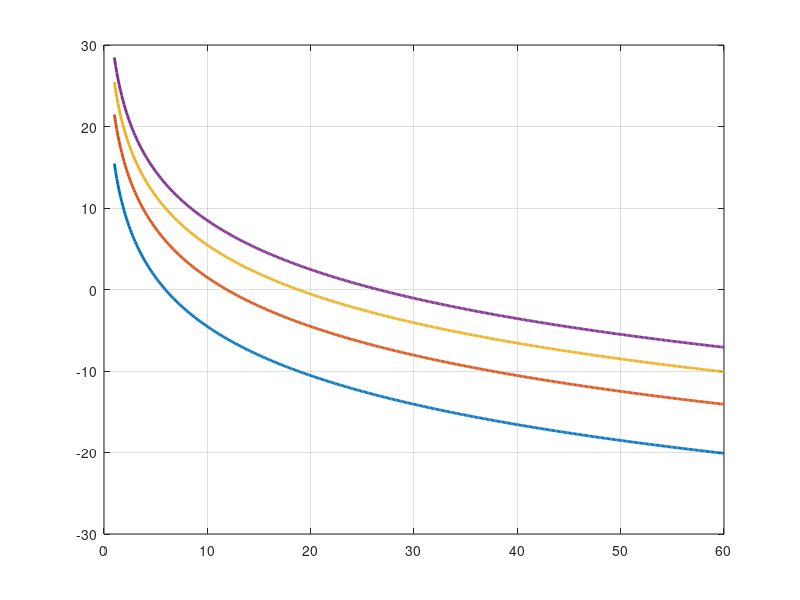

Write MATLAB code to recreate this figure. (Note: this script raises an error after producing the figure.)
%% 星链双站无源雷达（Starlink-PBR）链路预算与回波信噪比仿真
% 基于 Starlink Ku 频段下行参数与地面双站接收配置
clear; clc; close all;

%% 1. 核心物理与系统仿真参数配置（与仿真参数表严格一致）
c = 3e8;                        % 光速 (m/s)
k_B = 1.380649e-23;             % 玻尔兹曼常数 (J/K)
T0 = 290;                       % 标准系统噪声温度 (K)

% 星载发射端参数 (Starlink V1.5 / V2 Mini Ku-band)
fc = 11.325e9;                  % 载波中心频率: 11.325 GHz
lambda = c / fc;                % 波长 (m)
B = 240e6;                      % 单信道有效带宽: 240 MHz
EIRP_dBW = 38;                  % 单波束等效全向辐射功率: 38 dBW
EIRP = 10^(EIRP_dBW / 10);      % 线性值 (W)

% 双站空间几何与目标参数
R_T = 500e3;                    % 卫星至目标斜距: 700 km (对应约50°仰角)
R_R = linspace(1e3, 60e3, 500); % 目标至地面接收机斜距: 1 km ~ 60 km
sigma_b_list = [0.05, 1, 5];    % 目标双站 RCS (m^2): 0.05(无人机), 1(小型机), 5(民航机)

% 地面接收端参数
G_rx_dBi = 33;                  % 监控通道天线增益: 33 dBi
G_rx = 10^(G_rx_dBi / 10);      % 线性值
Fn_dB = 2.0;                    % 接收机噪声系数: 2.0 dB
Fn = 10^(Fn_dB / 10);           % 线性值
L_sys_dB = 3.0;                 % 综合损耗 (大气雨衰 1.5 dB + 失配/波束扫描损耗 1.5 dB)
L_sys = 10^(L_sys_dB / 10);     % 线性值

% 相干积累时间与检测门限
T_int_list = [5e-3, 20e-3, 50e-3, 100e-3]; % 相干积累时间: 5, 20, 50, 100 ms
SNR_thresh_dB = 13.0;           % 典型 CFAR 恒虚警检测门限 (Pd=0.9, Pfa=1e-6)

%% 2. 图1：固定目标 RCS (sigma_b = 5 m^2)，不同相干积累时间下的 SNR-斜距曲线
sigma_ref = 5.0; % 基准目标 RCS = 5 m^2
figure('Color', 'w', 'Position', [100, 100, 720, 480]);
hold on; grid on; box on;

colors = lines(length(T_int_list));
for idx = 1:length(T_int_list)
    T_int = T_int_list(idx);
    
    % 双站雷达相干积累后回波信噪比公式:
    % SNR = (EIRP * G_rx * lambda^2 * sigma_b * T_int) / ((4*pi)^3 * R_T^2 * R_R.^2 * k_B * T0 * Fn * L_sys)
    % 注：此处匹配滤波带宽与噪声带宽均为 B，处理增益 G_p = B * T_int，两者在分子分母中 B 约去，保留 T_int
    numerator = EIRP * G_rx * (lambda^2) * sigma_ref * T_int;
    denominator = ((4 * pi)^3) * (R_T^2) * (R_R.^2) * k_B * T0 * Fn * L_sys;
    SNR_linear = numerator ./ denominator;
    SNR_dB = 10 * log10(SNR_linear);
    
    plot(R_R / 1e3, SNR_dB, 'LineWidth', 2.0, 'Color', colors(idx, :), ...
        'DisplayName', sprintf('T_{int} = %d ms (G_p = %.1f dB)', T_int*1e3, 10*log10(B*T_int)));
end

% 绘制检测门限参考线
yline(SNR_thresh_dB, '--r', 'LineWidth', 1.5, 'DisplayName', 'CFAR 检测门限 (13 dB)');

xlabel('目标至地面接收机斜距 R_R (km)', 'FontSize', 11, 'FontWeight', 'bold');
ylabel('相干积累后输出信噪比 SNR (dB)', 'FontSize', 11, 'FontWeight', 'bold');
title(sprintf('星链双站无源雷达回波 SNR 性能曲线 (R_T = %d km, \\sigma_b = %.1f m^2, EIRP = %d dBW)', ...
    R_T/1e3, sigma_ref, EIRP_dBW), 'FontSize', 12);
legend('Location', 'northeast', 'FontSize', 9.5);
xlim([1, 60]);
ylim([-5, 45]);

%% 3. 图2：不同目标 RCS 下，最大可探测斜距 R_R,max 随相干积累时间 T_int 的变化
T_int_sweep = linspace(1e-3, 150e-3, 300); % 1 ms ~ 150 ms
SNR_thresh_lin = 10^(SNR_thresh_dB / 10);

figure('Color', 'w', 'Position', [850, 100, 720, 480]);
hold on; grid on; box on;

rcs_labels = {'\sigma_b = 0.05 m^2 (小型无人机)', '\sigma_b = 1.0 m^2 (通用飞行器)', '\sigma_b = 5.0 m^2 (民航客机)'};
line_styles = {'-.', '--', '-'};

for s_idx = 1:length(sigma_b_list)
    sigma_val = sigma_b_list(s_idx);
    
    % 反解满足 SNR >= SNR_thresh 的最大接收机斜距 R_R_max
    R_R_max = sqrt((EIRP * G_rx * (lambda^2) * sigma_val .* T_int_sweep) ./ ...
        (((4 * pi)^3) * (R_T^2) * k_B * T0 * Fn * L_sys * SNR_thresh_lin));
    
    plot(T_int_sweep * 1e3, R_R_max / 1e3, 'LineWidth', 2.2, ...
        'LineStyle', line_styles{s_idx}, 'DisplayName', rcs_labels{s_idx});
end

xlabel('相干积累时间 T_{int} (ms)', 'FontSize', 11, 'FontWeight', 'bold');
ylabel('最大可探测斜距 R_{R,max} (km)', 'FontSize', 11, 'FontWeight', 'bold');
title(sprintf('不同目标 RCS 下的最大探测距离边界 (SNR_{min} = %.1f dB, R_T = %d km)', ...
    SNR_thresh_dB, R_T/1e3), 'FontSize', 12);
legend('Location', 'northwest', 'FontSize', 10);
xlim([1, 150]);

%% 4. 控制台输出关键工作点验证数值
R_check = 10e3;   % 10 km
T_check = 20e-3;  % 20 ms
SNR_check = 10 * log10((EIRP * G_rx * (lambda^2) * sigma_ref * T_check) / ...
    (((4 * pi)^3) * (R_T^2) * (R_check^2) * k_B * T0 * Fn * L_sys));
fprintf('=== 典型工作点链路预算校核 ===\n');
fprintf('卫星斜距 R_T = %.0f km, 目标斜距 R_R = %.0f km, RCS = %.1f m^2, 积累时间 = %.0f ms\n', ...
    R_T/1e3, R_check/1e3, sigma_ref, T_check*1e3);
fprintf('输出相干信噪比 SNR = %.2f dB\n', SNR_check);
